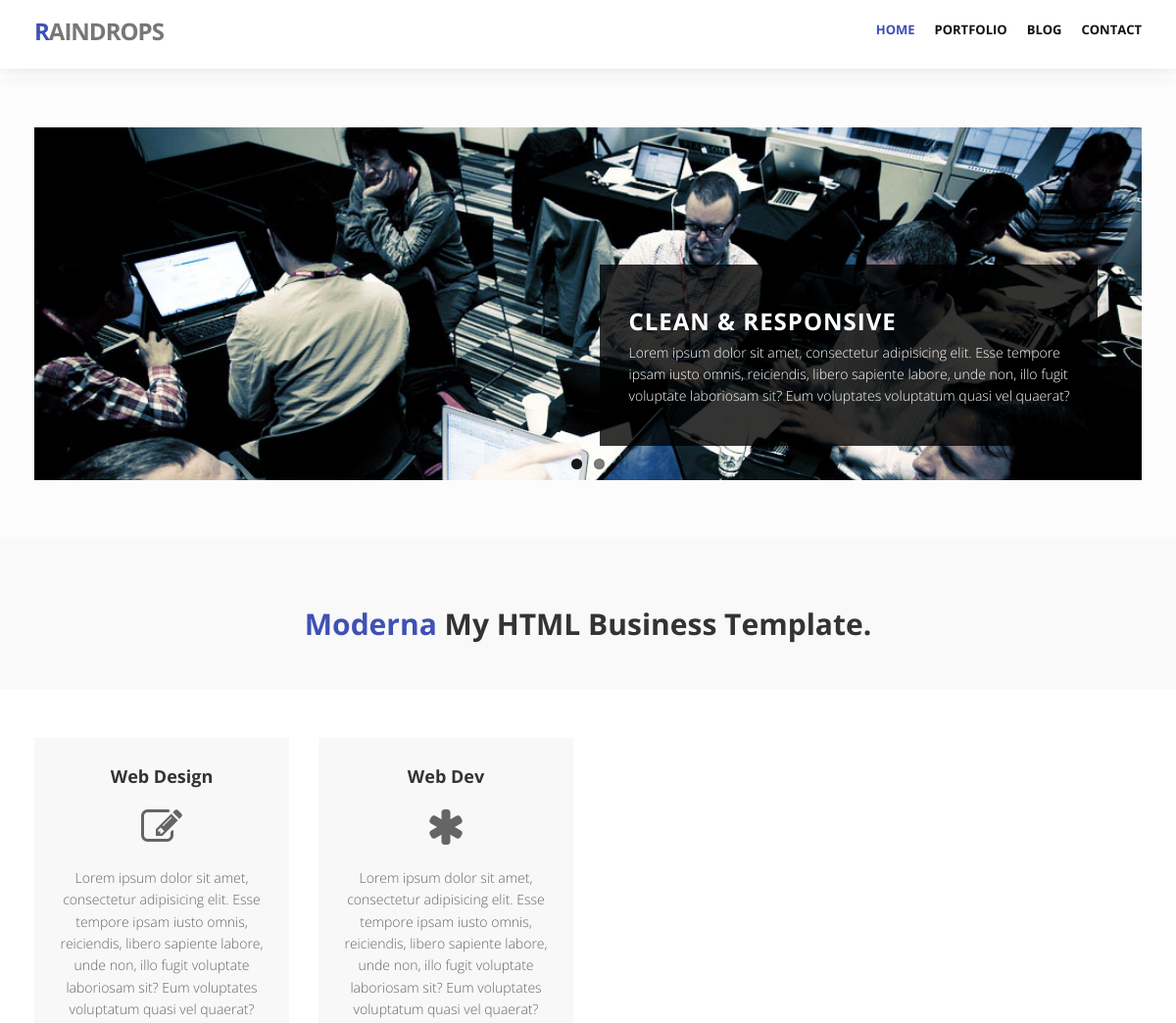
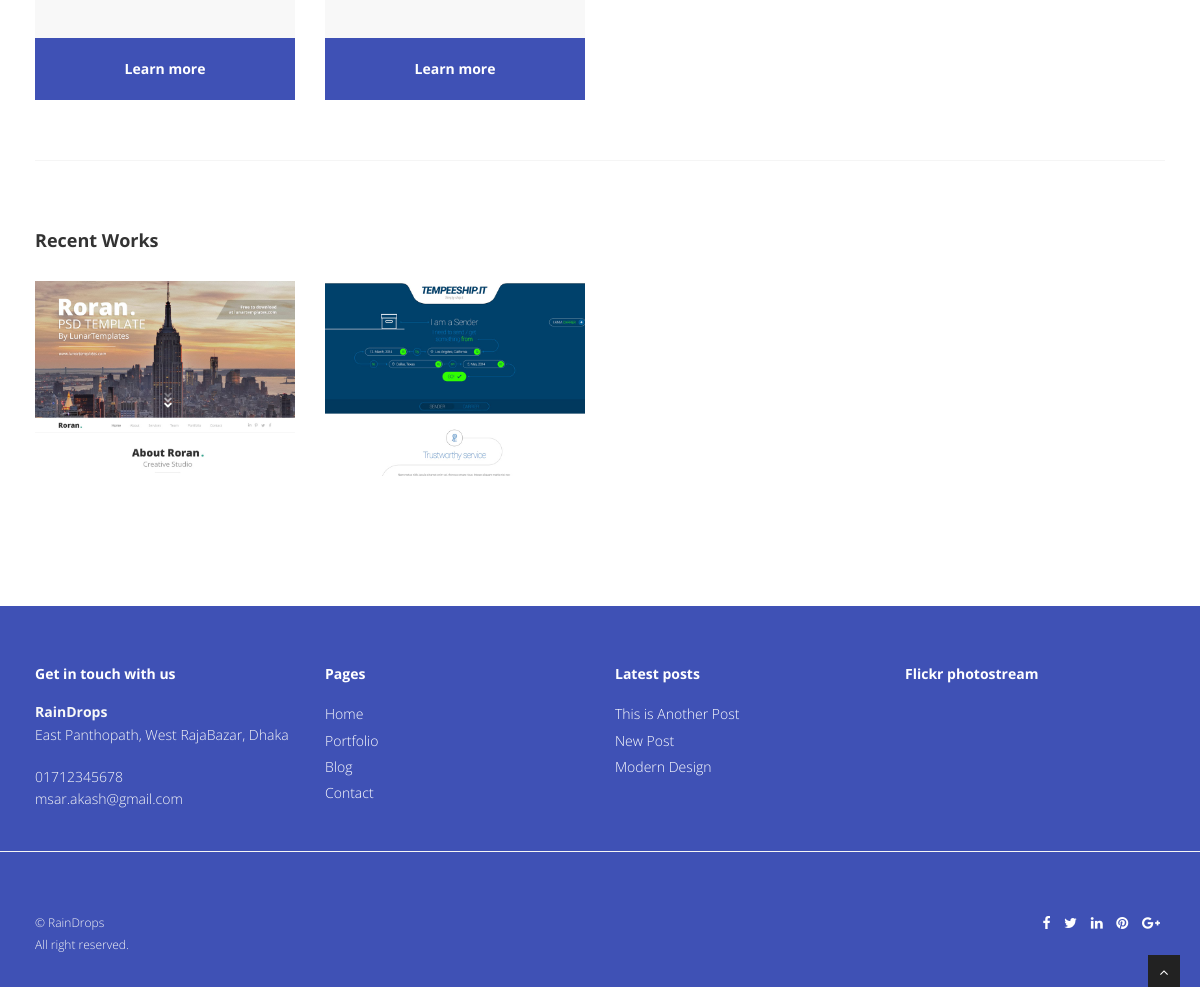
The page / on the database its author committed (2 pictures, top to bottom).
### tables this page shows
CREATE TABLE `posts` (
  `id` int(11) NOT NULL AUTO_INCREMENT,
  `title` varchar(120) NOT NULL,
  `slug` varchar(120) NOT NULL,
  `post_type` varchar(120) NOT NULL,
  `cat_id` int(11) DEFAULT NULL,
  `details` text NOT NULL,
  `created_at` datetime NOT NULL DEFAULT CURRENT_TIMESTAMP,
  `status` varchar(20) NOT NULL,
  `image` tinytext NOT NULL,
  PRIMARY KEY (`id`),
  KEY `cat_id` (`cat_id`),
  CONSTRAINT `posts_ibfk_1` FOREIGN KEY (`cat_id`) REFERENCES `category` (`cat_id`)
);

CREATE TABLE `settings` (
  `id` int(11) NOT NULL AUTO_INCREMENT,
  `data_type` varchar(50) NOT NULL,
  `data_key` varchar(50) NOT NULL,
  `data_value` text NOT NULL,
  PRIMARY KEY (`id`),
  UNIQUE KEY `data_key` (`data_key`)
);

### contents/index.php (the view, shortened to what this page needs)
<section id="featured">
	<div class="container">
		<div class="row">
			<div class="col-lg-12 col-md-12 col-sm-12">
				<div id="main-slider" class="flexslider">
					<ul class="slides">
					<?php
						$sql = "SELECT * FROM posts WHERE post_type='home_slider'";
           				$result = mysqli_query($con, $sql);
           				while ($data=mysqli_fetch_assoc($result)) {
					?>
						<li>
							<img src="uploads/<?= $data['image']; ?>" alt="" />
							<div class="flex-caption">
								<h3><?= $data['title']; ?></h3>
								<p><?= $data['details']; ?></p>
							</div>
						</li>
						<?php } ?>
					</ul>
				</div>
			</div>
		</div>
	</div>
</section>
<section class="callaction">
	<div class="container">
		<div class="row">
			<div class="col-lg-12 col-md-12 col-sm-12">
				<div class="big-cta">
					<div class="cta-text">
						<h2><?php echo get_data('settings', 'data_key','ws_hcta', 'data_value'); ?></h2>
					</div>
				</div>
			</div>
		</div>
	</div>
</section>
<section id="content">
	<div class="container">
		<div class="row">
			<div class="col-lg-12 col-md-12 col-sm-12">
				<div class="row">
					<?php
                          $sql = "SELECT * FROM posts WHERE post_type='home_service' AND status=1 ORDER BY id DESC LIMIT 4";
                          $result = mysqli_query($con, $sql);
                          if (mysqli_num_rows($result) > 0) {
                              while($data = mysqli_fetch_assoc($result)) { ?>
					<div class="col-lg-3 col-md-3 col-sm-6">
						<div class="box">
							<div class="box-gray aligncenter">
								<h4><?php echo $data['title']; ?></h4>
								<div class="icon">
									<i class="fa <?= $data['image']; ?> fa-3x"></i>
								</div>
								<p>
									<?php echo $data['details']; ?>
								</p>
							</div>
							<div class="box-bottom">
								<a href="#">Learn more</a>
							</div>
						</div>
					</div>
					<?php }} ?>
				</div>
			</div>
		</div>
		<div class="row">
			<div class="col-lg-12 col-md-12">
				<div class="solidline">
				</div>
			</div>
		</div>
		<div class="row">
			<div class="col-lg-12 col-md-12 col-sm-12">
				<h4 class="heading">Recent Works</h4>
				<div class="row">
					<section id="projects">
						<ul id="thumbs" class="portfolio">
					<?php
                          $sql = "SELECT * FROM posts NATURAL JOIN category WHERE post_type='portfolio' ORDER BY id DESC";
                          $result = mysqli_query($con, $sql);
                          if (mysqli_num_rows($result) > 0) {
                              while($data = mysqli_fetch_assoc($result)) { ?>
							<li class="item-thumbs col-lg-3 col-md-3 col-sm-6 design" data-id="id-<?= $data['cat_id']; ?>" data-type="<?= $data['cat_id']; ?>">
								<img src="uploads/<?= $data['image']; ?>" alt="<?= $data['details']; ?>">
							</li>
							<?php
								} }
							 ?>
						</ul>
					</section>
				</div>
			</div>
		</div>
	</div>
</section>

### functions/function.php (shortened to what this page needs)
<?php
function get_header()
{
    if(file_exists('includes/header.php')){
        require_once ('includes/header.php');
    }
}
function get_footer()
{
    if(file_exists('includes/footer.php')){
        require_once ('includes/footer.php');
    }
}
function get_data($table, $key='', $id='', $col=''){
    global $con;
    $sql = "SELECT * FROM $table WHERE $key='$id'";
    $result = mysqli_query($con, $sql);
    if($result){
        $data = mysqli_fetch_assoc($result);
        if($col!=''){
            return $data[$col];
        }
    }else{
        return false;
    }
}
function active_menu($page=''){
    if(!isset($_GET['page']) && $page==''){
        return 'active';
    }
}

### includes/header.php (shortened to what this page needs)
<!DOCTYPE html>
<html lang="en">
<head>
	<link href="assets/css/bootstrap.min.css" rel="stylesheet" />
	<link href="assets/css/fancybox/jquery.fancybox.css" rel="stylesheet">
	<link href="assets/css/jcarousel.css" rel="stylesheet" />
	<link href="assets/css/flexslider.css" rel="stylesheet" />
	<link href="assets/css/style.css" rel="stylesheet" />
	<?php $skin = get_data('settings', 'data_key', 'ws_skin', 'data_value'); ?>
	<link href="assets/skins/<?php echo ($skin!=false ? $skin : 'default' ); ?>.css" rel="stylesheet" />
</head>
<?php
    $navbar_style = get_data('settings', 'data_key','ws_menu', 'data_value');
?>
<body>
	<div id="wrapper">
		<header class="<?php if($navbar_style=='fixed'){ echo 'fixed-header'; } ?>">
			<div class="navbar navbar-default <?php if($navbar_style=='fixed'){ echo 'navbar-static-top'; } ?>">
				<div class="container">
					<div class="navbar-header">
						<a class="navbar-brand" href="?home">
						<?php $name = !empty(APP_NAME) ? APP_NAME : 'MyApp';
                            echo '<span>'.substr($name,0,1).'</span>'.substr($name, 1);?></a>
					</div>
					<div class="navbar-collapse collapse ">
						<ul class="nav navbar-nav">
							<li class="<?= active_menu(); ?>"><a href="?home">Home</a></li>
							<li class='<?= active_menu('portfolio'); ?>'><a href="?page=portfolio">Portfolio</a></li>
							<li class='<?= active_menu('blog'); ?>'><a href="?page=blog">Blog</a></li>
							<li class='<?= active_menu('contact'); ?>'><a href="?page=contact">Contact</a></li>
						</ul>
					</div>
				</div>
			</div>
		</header>

### index.php
<?php
    if(file_exists('functions/function.php')){
        require_once('functions/function.php');
    }
    get_header();
    if(isset($_GET['page'])){
        get_breadcrumb();
        $view = $_GET['page'];
        switch ($view) {
            case $view:
                if(file_exists('contents/'.$view.'.php')){
                    require_once('contents/'.$view.'.php');
                }else{
                    if(file_exists('contents/_404.php')){
                        require_once('contents/_404.php');
                    }
                }
            break;
            default:
                if(file_exists('contents/_404.php')){
                    require_once('contents/_404.php');
                }
            break;
        }
    }
    else{
        if(file_exists('contents/index.php')){
            require_once('contents/index.php');
        }
    }
    get_footer();
require_once('includes/footer.php'); ?>

### includes/footer.php (shortened to what this page needs)
		<footer>
			<div class="container">
				<div class="row">
					<div class="col-lg-3 col-md-3 col-sm-6">
						<div class="widget">
							<h5 class="widgetheading">Get in touch with us</h5>
							<address>
					<strong><?php echo  get_data('settings', 'data_key','ws_name', 'data_value'); ?></strong><br>
					 <?php echo  get_data('settings', 'data_key','ws_address', 'data_value'); ?></address>
							<p>
								<i class="icon-phone"></i> <?php echo  get_data('settings', 'data_key','ws_phone', 'data_value'); ?> <br>
								<i class="icon-envelope-alt"></i> <?php echo  get_data('settings', 'data_key','ws_email', 'data_value'); ?>
							</p>
						</div>
					</div>
					<div class="col-lg-3 col-md-3 col-sm-6">
						<div class="widget">
							<h5 class="widgetheading">Pages</h5>
							<ul class="link-list">
								<li><a href="?home">Home</a></li>
								<li><a href="?page=portfolio">Portfolio</a></li>
								<li><a href="?page=blog">Blog</a></li>
								<li><a href="?page=contact">Contact</a></li>
							</ul>
						</div>
					</div>
					<div class="col-lg-3 col-md-3 col-sm-6">
						<div class="widget">
							<h5 class="widgetheading">Latest posts</h5>
							<ul class="link-list">
								<?php
									global $con;
									$sql = "SELECT * FROM posts WHERE post_type='blog_post' ORDER BY id DESC LIMIT 3";
									$q = mysqli_query($con, $sql);
									while ($data = mysqli_fetch_assoc($q)) {
								?>
								<li><a href="?page=blog&post=<?= $data['slug']; ?>"><?= $data['title']; ?></a></li>
								<?php } ?>
							</ul>
						</div>
					</div>
					<div class="col-lg-3 col-md-3 col-sm-6">
						<div class="widget">
							<h5 class="widgetheading">Flickr photostream</h5>
						</div>
					</div>
				</div>
			</div>
			<div class="solidline"></div>
			<div id="sub-footer">
				<div class="container">
					<div class="row">
						<div class="col-lg-6">
							<div class="copyright">
								<p>&copy; <?php echo  get_data('settings', 'data_key','ws_name', 'data_value'); ?></p>
								<div class="credits">
									<?php echo  get_data('settings', 'data_key','ws_footer_credit', 'data_value'); ?>
								</div>
							</div>
						</div>
						<div class="col-lg-6">
							<ul class="social-network">
								<li><a href="<?php echo  get_data('settings', 'data_key','ws_sl_fb', 'data_value'); ?>" data-placement="top" title="Facebook"><i class="fa fa-facebook"></i></a></li>
								<li><a href="<?php echo  get_data('settings', 'data_key','ws_sl_tt', 'data_value'); ?>" data-placement="top" title="Twitter"><i class="fa fa-twitter"></i></a></li>
								<li><a href="<?php echo  get_data('settings', 'data_key','ws_sl_lin', 'data_value'); ?>" data-placement="top" title="Linkedin"><i class="fa fa-linkedin"></i></a></li>
								<li><a href="<?php echo  get_data('settings', 'data_key','ws_sl_pin', 'data_value'); ?>" data-placement="top" title="Pinterest"><i class="fa fa-pinterest"></i></a></li>
								<li><a href="<?php echo  get_data('settings', 'data_key','ws_sl_gp', 'data_value'); ?>" data-placement="top" title="Google plus"><i class="fa fa-google-plus"></i></a></li>
							</ul>
						</div>
					</div>
				</div>
			</div>
		</footer>
	</div>
	<a href="#" class="scrollup"><i class="fa fa-angle-up active"></i></a>
</body>
</html>

### assets/css/flexslider.css (style rules this page uses)
.slides, .flex-control-nav, .flex-direction-nav { margin: 0; padding: 0; list-style: none; }
.flexslider { margin: 0; padding: 0; }
.flexslider .slides > li { display: none; -webkit-backface-visibility: hidden; }
.flexslider .slides img { width: 100%; display: block; }
.slides:after { content: "."; display: block; clear: both; visibility: hidden; line-height: 0; height: 0; }
.flexslider { background:none; position: relative; zoom: 1; }
.flexslider .slides { zoom: 1; }
.flex-caption { background: rgba(0,0,0,.8); margin-left:5px;bottom:5px; position:absolute;padding:20px; z-index:99; }
.flex-caption p { font-size: 14px !important; line-height: 22px; font-weight:300; color: #fff }

### assets/skins/indigo.css (style rules this page uses)
a, a:hover,a:focus,a:active, footer a.text-link:hover, strike, .post-meta span a:hover, footer a.text-link, ul.meta-post li a:hover, ul.cat li a:hover, ul.recent li h6 a:hover, ul.portfolio-categ li.active a, ul.portfolio-categ li.active a:hover, ul.portfolio-categ li a:hover,ul.related-post li h4 a:hover, span.highlight,article .post-heading h3 a:hover, .navbar .nav > .active > a,.navbar .nav > .active > a:hover,.navbar .nav > li > a:hover,.navbar .nav > li > a:focus,.navbar .nav > .active > a:focus { color:#3F51B5; }
.navbar-brand span { color: #3F51B5; }
header .nav li a:hover, header .nav li a:focus, header .nav li.active a, header .nav li.active a:hover, header .nav li a.dropdown-toggle:hover, header .nav li a.dropdown-toggle:focus, header .nav li.active ul.dropdown-menu li a:hover, header .nav li.active ul.dropdown-menu li.active a { color:#3F51B5; }
.navbar-default .navbar-nav > .active > a, .navbar-default .navbar-nav > .active > a:hover, .navbar-default .navbar-nav > .active > a:focus { color:#3F51B5; }
.cta-text h2 span { color: #3F51B5; }
.box-bottom { background:#3F51B5; }
footer { background:#3F51B5; }
#sub-footer { background:#3F51B5; }

### assets/css/overwrite.css (style rules this page uses)
.widget h4,.widget h5 { font-weight:700; margin-bottom:20px; }
ul, ol { padding: 0; margin: 0 0 10px 25px; }
li { line-height: 1.6em; }
.navbar .nav { border-right:none; border-left:none; }
.navbar .nav > li > a { float: none; font-size:13px; padding: 10px 0 10px; margin-left:20px; margin-right:0; color: #999999; text-decoration: none; text-shadow: none; border-right:none; border-left:none; }
.navbar .nav > .active > a, .navbar .nav > .active > a:hover, .navbar .nav > .active > a:focus { color: #fff; background-image: none; background-image: none; filter: none; text-decoration: none; -webkit-box-shadow: none; -moz-box-shadow: none; box-shadow: none; }

### rows shown on the page
posts: image (picture), title "CLEAN & RESPONSIVE", details "Lorem ipsum dolor sit amet, consectetur adipisicing elit. Esse tempore ipsam iusto omnis, reiciendis, libero sapiente labore, unde non, illo fugit voluptate laboriosam sit? Eum voluptates voluptatum quasi vel quaerat?"
settings: data_value "Moderna My HTML Business Template."
posts: title "Web Design", details "Lorem ipsum dolor sit amet, consectetur adipisicing elit. Esse tempore ipsam iusto omnis, reiciendis, libero sapiente labore, unde non, illo fugit voluptate laboriosam sit? Eum voluptates voluptatum quasi vel quaerat?"
posts: title "Web Dev", details "Lorem ipsum dolor sit amet, consectetur adipisicing elit. Esse tempore ipsam iusto omnis, reiciendis, libero sapiente labore, unde non, illo fugit voluptate laboriosam sit? Eum voluptates voluptatum quasi vel quaerat?"
posts: image (picture)
posts: image (picture)
settings: data_value "RainDrops"
settings: data_value "East Panthopath, West RajaBazar, Dhaka"
settings: data_value "01712345678"
settings: data_value "msar.akash@gmail.com"
posts: title "This is Another Post"
posts: title "New Post"
posts: title "Modern Design"
settings: data_value "All right reserved."

### other values the page prints
substr($name,0,1) "R"
substr($name, 1) "AINDROPS"
